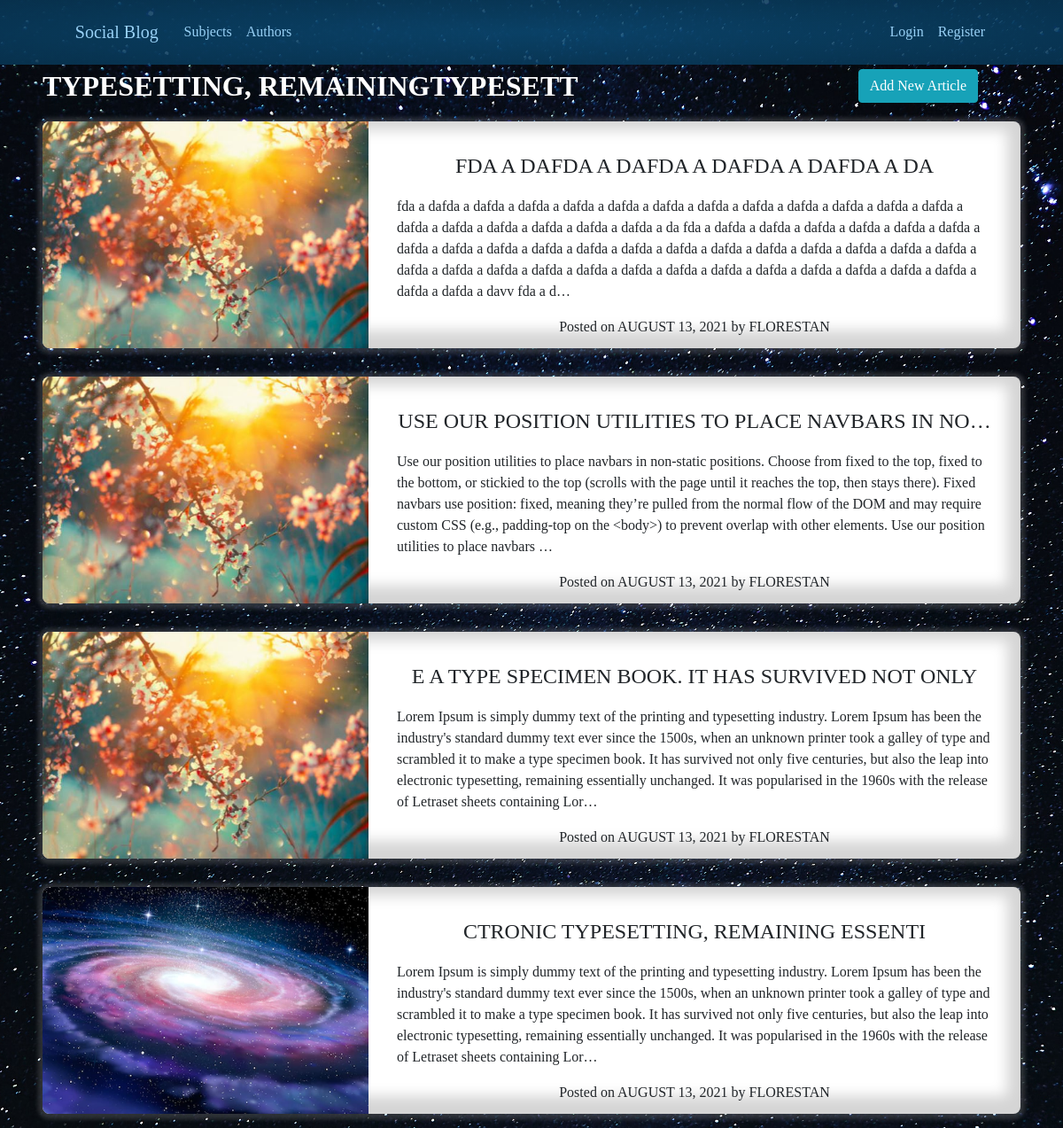
/subjects/subjectArticles/21, run on the app's committed database.
### blog/models.py (models this page shows, shortened)
class Article(models.Model):
    articleSubject = models.ForeignKey(Subject, on_delete=models.CASCADE)
    author = models.ForeignKey(User, on_delete=models.CASCADE)
    title = models.CharField(max_length=100)
    content = models.TextField()
    image = models.ImageField(default="defaultArticle.jpg")  #blank=True, null=True
    date_posted = models.DateTimeField(default=timezone.now)

class Subject(models.Model):
    subjectName = models.CharField(max_length=30)
    createdDate = models.DateTimeField(auto_now_add=True)
    image = models.ImageField(default="defaultSubject.jpg")

### blog/views.py (the view)
# urls.py: path('subjects/subjectArticles/<int:pk>', views.subjectArticlesListView.as_view(), name = "subjectArticles" ),
class subjectArticlesListView(ListView):
    model = Article
    template_name = 'blog/subject_articles.html'
    context_object_name = 'articles'
    def get_queryset(self):
        subject = get_object_or_404(Subject, id=self.kwargs.get('pk'))
        return Article.objects.filter(articleSubject=subject) .order_by('-date_posted')

### blog/templates/blog/subject_articles.html (shortened to what this page needs)
{% extends "./base.html" %}
{% block content %}
{% for article in articles %}
    {% if forloop.first %}
    <div class="title-and-button">
        <div class="subject-articles-subject-name">{{article.articleSubject.subjectName|truncatechars:100}}</div>
        <a class="add-new-article-button" href="{% url 'blog:articleCreate' view.kwargs.pk  %}">
            <button class="btn btn-info add-new-article-button ">Add New Article </button>
        </a>
    </div>
    {% endif %}
{% endfor %}
<div class="subject-articles-container" id="subject-articles-container">
    {% for article in articles %}
        <div class="single-article-card" data-article_id="{{article.id}}" >
                    <div>
                        <div class="article-image-box"><img class="article-image" src="{{article.image.url}}" alt=""></div>
                    </div>
                    <div class="title-content-date">
                        <div class="article-title-box">{{article.title|truncatechars:50}} </div>
                        <div class="article-content-box">{{article.content|truncatechars:450}} </div>
                        <div class="article-date-box">Posted on {{article.date_posted  | date:'F d, Y'|upper}} by {{article.author|upper}} </div>
                    </div>
        </div>
    {% endfor %}
</div>
{% endblock %}

### blog/static/blog/blog.css (style rules this page uses)
* { padding: 0; margin: 0; box-sizing: border-box; }
html, body { font-family: Georgia, serif; font-weight: 300; text-rendering: optimizeLegibility; overflow-x: hidden; background-image: url(/static/universe-unsplash.jpg); background-attachment: fixed; background-position: center; background-repeat: no-repeat; background-size: cover; position: relative; }
.title-and-button { display: grid; grid-template-columns: 5fr 2fr; }
.subject-articles-subject-name { color: white; font-size: 2rem; font-weight: 600; margin: 0 0 0 3rem; text-transform: uppercase; }
.add-new-article-button { justify-self: right; align-self: center; margin-right: 3rem; }
.subject-articles-container { display: grid; gap: 2rem; margin: 1rem 3rem; }
.single-article-card { height: 16rem; width: 100%; display: grid; grid-template-columns: 1fr 2fr; border-radius: 8px; box-shadow: rgba(0, 0, 0, 0.17) 0px -5px 15px 15px inset, rgba(240, 235, 235, 0.17) 0px 1px 5px 5px ; transition: 0.5s; overflow: hidden; background-color: white; }
.article-image-box { height: 100%; overflow: hidden; }
.article-image { height: 100%; width: 100%; object-fit: cover; overflow: hidden; }
.title-content-date { display: flex; flex-direction: column; padding: 2rem; }
.article-title-box { font-size: 1.5rem; align-self: center; justify-self: center; text-transform: uppercase; text-align: center; padding: 0 0 1rem 0; flex: 0 1 auto; }
.article-content-box { width: 100%; justify-self: center; padding: 0 0 1rem 0; flex: 0 3 70%; }
.article-date-box { font-weight: 400; align-self: center; justify-self: center; margin-bottom: 1rem; padding: 0 2rem ; flex: 0 1 auto; }

### data on the page
Article: articleSubject.subjectName "TYPESETTING, REMAININGTYPESETT", image (placeholder picture), title "FDA A DAFDA A DAFDA A DAFDA A DAFDA A DA", content "fda a dafda a dafda a dafda a dafda a dafda a dafda a dafda a dafda a dafda a dafda a dafda a dafda a dafda a dafda a dafda a dafda a dafda a dafda a da fda a dafda a dafda a dafda a dafda a dafda a dafda a dafda a dafda a dafda a dafda a dafda a dafda a dafda a dafda a dafda a dafda a dafda a dafda a dafda a dafda a dafda a dafda a dafda a dafda a dafda a dafda a dafda a dafda a dafda a dafda a dafda a dafda a dafda a dafda a davv fda a d…", date_posted "AUGUST 13, 2021", author "FLORESTAN"
Article: image (placeholder picture), title "USE OUR POSITION UTILITIES TO PLACE NAVBARS IN NO…", content "Use our position utilities to place navbars in non-static positions. Choose from fixed to the top, fixed to the bottom, or stickied to the top (scrolls with the page until it reaches the top, then stays there). Fixed navbars use position: fixed, meaning they’re pulled from the normal flow of the DOM and may require custom CSS (e.g., padding-top on the <body>) to prevent overlap with other elements. Use our position utilities to place navbars …", date_posted "AUGUST 13, 2021", author "FLORESTAN"
Article: image (placeholder picture), title "E A TYPE SPECIMEN BOOK. IT HAS SURVIVED NOT ONLY", content "Lorem Ipsum is simply dummy text of the printing and typesetting industry. Lorem Ipsum has been the industry's standard dummy text ever since the 1500s, when an unknown printer took a galley of type and scrambled it to make a type specimen book. It has survived not only five centuries, but also the leap into electronic typesetting, remaining essentially unchanged. It was popularised in the 1960s with the release of Letraset sheets containing Lor…", date_posted "AUGUST 13, 2021", author "FLORESTAN"
Article: image (placeholder picture), title "CTRONIC TYPESETTING, REMAINING ESSENTI", content "Lorem Ipsum is simply dummy text of the printing and typesetting industry. Lorem Ipsum has been the industry's standard dummy text ever since the 1500s, when an unknown printer took a galley of type and scrambled it to make a type specimen book. It has survived not only five centuries, but also the leap into electronic typesetting, remaining essentially unchanged. It was popularised in the 1960s with the release of Letraset sheets containing Lor…", date_posted "AUGUST 13, 2021", author "FLORESTAN"
